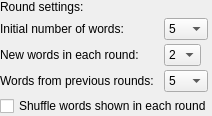
          <widget class="QWidget" name="gradualPage">
           <layout class="QFormLayout" name="formLayout_2">
            <property name="horizontalSpacing">
             <number>10</number>
            </property>
            <property name="verticalSpacing">
             <number>4</number>
            </property>
            <property name="leftMargin">
             <number>0</number>
            </property>
            <property name="topMargin">
             <number>0</number>
            </property>
            <property name="rightMargin">
             <number>0</number>
            </property>
            <property name="bottomMargin">
             <number>0</number>
            </property>
            <item row="0" column="0" colspan="2">
             <widget class="QLabel" name="label_28">
              <property name="text">
               <string>Round settings:</string>
              </property>
             </widget>
            </item>
            <item row="1" column="0">
             <widget class="QLabel" name="initLabel">
              <property name="text">
               <string>Initial number of words:</string>
              </property>
             </widget>
            </item>
            <item row="1" column="1">
             <widget class="QComboBox" name="initCBox">
              <property name="sizePolicy">
               <sizepolicy hsizetype="Fixed" vsizetype="Fixed">
                <horstretch>0</horstretch>
                <verstretch>0</verstretch>
               </sizepolicy>
              </property>
              <property name="toolTip">
               <string>Number of words to test in first round. New words will be added in each round</string>
              </property>
              <property name="currentText">
               <string notr="true">5</string>
              </property>
              <property name="currentIndex">
               <number>2</number>
              </property>
              <item>
               <property name="text">
                <string notr="true">3</string>
               </property>
              </item>
              <item>
               <property name="text">
                <string notr="true">4</string>
               </property>
              </item>
              <item>
               <property name="text">
                <string notr="true">5</string>
               </property>
              </item>
              <item>
               <property name="text">
                <string notr="true">6</string>
               </property>
              </item>
              <item>
               <property name="text">
                <string notr="true">7</string>
               </property>
              </item>
              <item>
               <property name="text">
                <string notr="true">8</string>
               </property>
              </item>
              <item>
               <property name="text">
                <string notr="true">9</string>
               </property>
              </item>
              <item>
               <property name="text">
                <string notr="true">10</string>
               </property>
              </item>
             </widget>
            </item>
            <item row="2" column="0">
             <widget class="QLabel" name="increaseLabel">
              <property name="text">
               <string>New words in each round:</string>
              </property>
             </widget>
            </item>
            <item row="2" column="1">
             <widget class="QComboBox" name="increaseCBox">
              <property name="sizePolicy">
               <sizepolicy hsizetype="Fixed" vsizetype="Fixed">
                <horstretch>0</horstretch>
                <verstretch>0</verstretch>
               </sizepolicy>
              </property>
              <property name="toolTip">
               <string>New words to test in each round, beside previously tested ones</string>
              </property>
              <property name="currentText">
               <string notr="true">2</string>
              </property>
              <property name="currentIndex">
               <number>0</number>
              </property>
              <item>
               <property name="text">
                <string notr="true">2</string>
               </property>
              </item>
              <item>
               <property name="text">
                <string notr="true">3</string>
               </property>
              </item>
              <item>
               <property name="text">
                <string notr="true">4</string>
               </property>
              </item>
              <item>
               <property name="text">
                <string notr="true">5</string>
               </property>
              </item>
             </widget>
            </item>
            <item row="3" column="0">
             <widget class="QLabel" name="roundLabel">
              <property name="text">
               <string>Words from previous rounds:</string>
              </property>
             </widget>
            </item>
            <item row="3" column="1">
             <widget class="QComboBox" name="roundCBox">
              <property name="sizePolicy">
               <sizepolicy hsizetype="Fixed" vsizetype="Fixed">
                <horstretch>0</horstretch>
                <verstretch>0</verstretch>
               </sizepolicy>
              </property>
              <property name="toolTip">
               <string>Show at most this number of words from previous rounds in each new round</string>
              </property>
              <property name="currentText">
               <string notr="true">5</string>
              </property>
              <property name="currentIndex">
               <number>1</number>
              </property>
              <item>
               <property name="text">
                <string notr="true">3</string>
               </property>
              </item>
              <item>
               <property name="text">
                <string notr="true">5</string>
               </property>
              </item>
              <item>
               <property name="text">
                <string notr="true">10</string>
               </property>
              </item>
              <item>
               <property name="text">
                <string notr="true">15</string>
               </property>
              </item>
              <item>
               <property name="text">
                <string notr="true">20</string>
               </property>
              </item>
             </widget>
            </item>
            <item row="4" column="0" colspan="2">
             <widget class="QCheckBox" name="shuffleRoundBox">
              <property name="sizePolicy">
               <sizepolicy hsizetype="Fixed" vsizetype="Fixed">
                <horstretch>0</horstretch>
                <verstretch>0</verstretch>
               </sizepolicy>
              </property>
              <property name="toolTip">
               <string>Check to test words in random order in each round. When not checked, words will be shown in the order they were included in the rounds</string>
              </property>
              <property name="text">
               <string>Shuffle words shown in each round</string>
              </property>
             </widget>
            </item>
           </layout>
          </widget>
